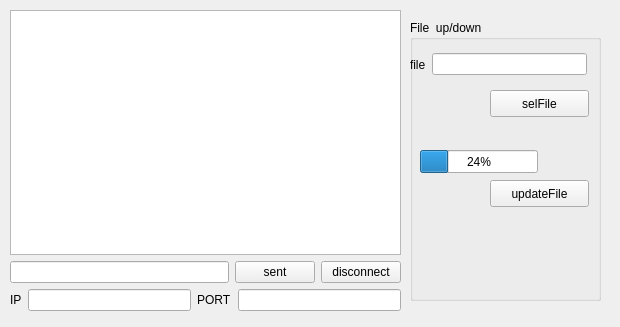
<?xml version="1.0" encoding="UTF-8"?>
<ui version="4.0">
 <class>Form</class>
 <widget class="QWidget" name="Form">
  <property name="geometry">
   <rect>
    <x>0</x>
    <y>0</y>
    <width>620</width>
    <height>327</height>
   </rect>
  </property>
  <property name="windowTitle">
   <string>Form</string>
  </property>
  <widget class="QGroupBox" name="groupBox">
   <property name="geometry">
    <rect>
     <x>410</x>
     <y>20</y>
     <width>191</width>
     <height>281</height>
    </rect>
   </property>
   <property name="title">
    <string>File  up/down</string>
   </property>
   <widget class="QPushButton" name="pushButton_3">
    <property name="geometry">
     <rect>
      <x>80</x>
      <y>70</y>
      <width>99</width>
      <height>27</height>
     </rect>
    </property>
    <property name="text">
     <string>selFile</string>
    </property>
   </widget>
   <widget class="QProgressBar" name="progressBar">
    <property name="geometry">
     <rect>
      <x>10</x>
      <y>130</y>
      <width>118</width>
      <height>23</height>
     </rect>
    </property>
    <property name="value">
     <number>24</number>
    </property>
   </widget>
   <widget class="QPushButton" name="pushButton_4">
    <property name="geometry">
     <rect>
      <x>80</x>
      <y>160</y>
      <width>99</width>
      <height>27</height>
     </rect>
    </property>
    <property name="text">
     <string>updateFile</string>
    </property>
   </widget>
   <widget class="QWidget" name="layoutWidget">
    <property name="geometry">
     <rect>
      <x>0</x>
      <y>30</y>
      <width>177</width>
      <height>29</height>
     </rect>
    </property>
    <layout class="QHBoxLayout" name="horizontalLayout_3">
     <item>
      <widget class="QLabel" name="label_3">
       <property name="text">
        <string>file</string>
       </property>
      </widget>
     </item>
     <item>
      <widget class="QLineEdit" name="lineEdit_4"/>
     </item>
    </layout>
   </widget>
  </widget>
  <widget class="QWidget" name="layoutWidget_2">
   <property name="geometry">
    <rect>
     <x>10</x>
     <y>10</y>
     <width>391</width>
     <height>301</height>
    </rect>
   </property>
   <layout class="QVBoxLayout" name="verticalLayout">
    <item>
     <widget class="QTextBrowser" name="textBrowser"/>
    </item>
    <item>
     <layout class="QHBoxLayout" name="horizontalLayout_2">
      <item>
       <widget class="QLineEdit" name="lineEdit_3"/>
      </item>
      <item>
       <widget class="QPushButton" name="pushButton">
        <property name="text">
         <string>sent</string>
        </property>
       </widget>
      </item>
      <item>
       <widget class="QPushButton" name="pushButton_2">
        <property name="text">
         <string>disconnect</string>
        </property>
       </widget>
      </item>
     </layout>
    </item>
    <item>
     <layout class="QHBoxLayout" name="horizontalLayout">
      <item>
       <widget class="QLabel" name="label">
        <property name="text">
         <string>IP</string>
        </property>
       </widget>
      </item>
      <item>
       <widget class="QLineEdit" name="lineEdit"/>
      </item>
      <item>
       <widget class="QLabel" name="label_2">
        <property name="text">
         <string>PORT</string>
        </property>
       </widget>
      </item>
      <item>
       <widget class="QLineEdit" name="lineEdit_2"/>
      </item>
     </layout>
    </item>
   </layout>
  </widget>
 </widget>
 <resources/>
 <connections/>
</ui>
